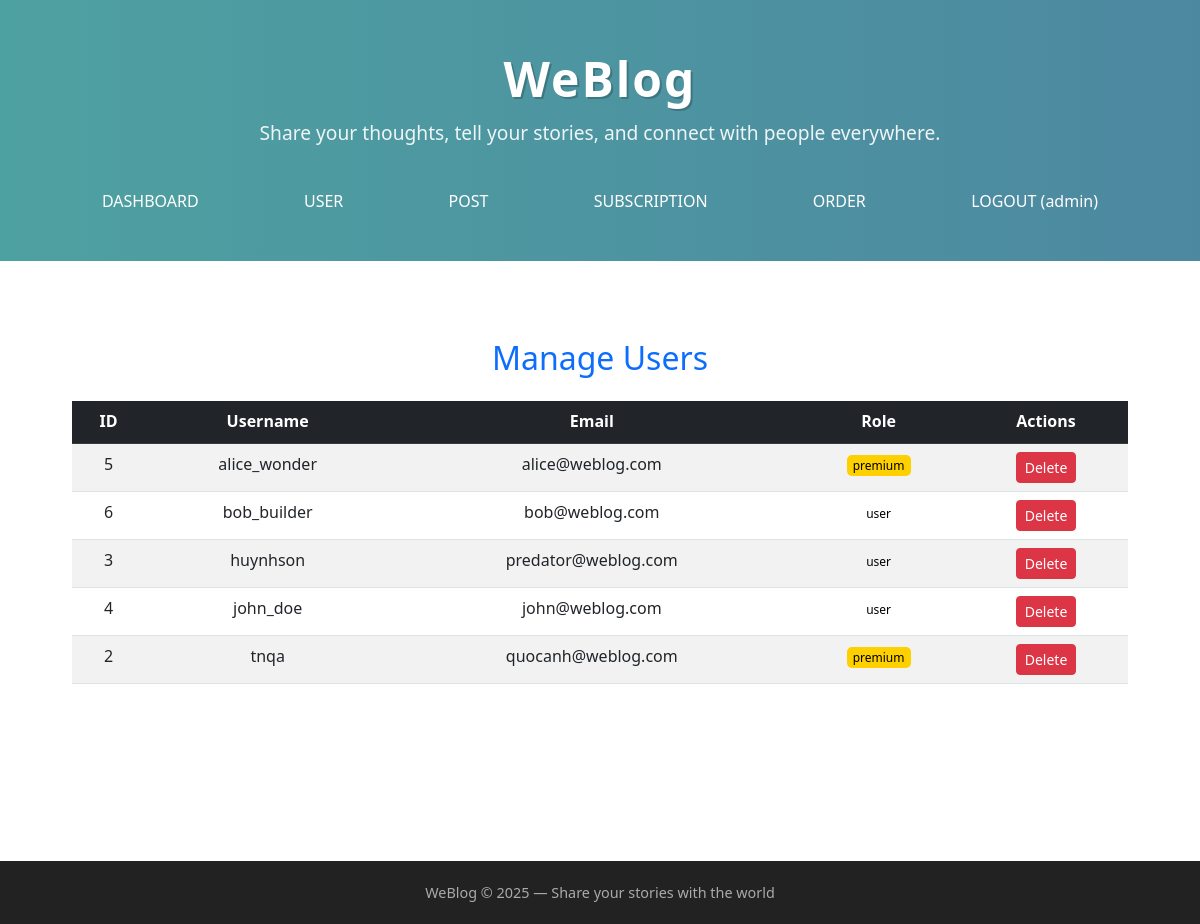
The page /admin/users.php (signed in) on the database its author committed.
### tables this page shows
CREATE TABLE users (
  id INT AUTO_INCREMENT PRIMARY KEY,
  username VARCHAR(50) UNIQUE,
  password VARCHAR(100),
  email VARCHAR(100) UNIQUE,
  role_id INT,
  bio TEXT,
  avatar_path VARCHAR(255), 
  created_at DATETIME DEFAULT CURRENT_TIMESTAMP,
  FOREIGN KEY (role_id) REFERENCES roles(id) ON DELETE SET NULL
);

CREATE TABLE roles (
  id INT AUTO_INCREMENT PRIMARY KEY,
  name VARCHAR(50) UNIQUE NOT NULL
);

### admin/users.php (the view, shortened to what this page needs)
<?php
include '../includes/header.php';
$current_user = $_SESSION['username'];
$sql = "SELECT users.id, users.username, users.email, roles.name
        FROM users
        JOIN roles ON users.role_id = roles.id
        WHERE users.username != ?
        ORDER BY users.username ASC";
$stmt = $conn->prepare($sql);
$stmt->bind_param("s", $current_user);
$stmt->execute();
$result = $stmt->get_result();
?>
<link rel="stylesheet" href="https://cdn.jsdelivr.net/npm/bootstrap@5.3.0/dist/css/bootstrap.min.css">
<link rel="stylesheet" href="../assets/css/style.css">
<link rel="stylesheet" href="../assets/css/admin.css">
<div class="container mt-5">
    <h2 class="text-center text-primary mb-4">Manage Users</h2>
    <div class="table-responsive">
        <table class="table table-striped table-hover">
            <thead class="table-dark">
                <tr>
                    <th>ID</th>
                    <th>Username</th>
                    <th>Email</th>
                    <th>Role</th>
                    <th>Actions</th>
                </tr>
            </thead>
            <tbody>
                <?php while ($row = $result->fetch_assoc()) { ?>
                    <tr>
                        <td><?php echo htmlspecialchars($row['id']); ?></td>
                        <td><?php echo htmlspecialchars($row['username']); ?></td>
                        <td><?php echo htmlspecialchars($row['email']); ?></td>
                        <td>
                            <span class="<?php echo htmlspecialchars($row['name']); ?>">
                                <?php echo htmlspecialchars($row['name']); ?>
                            </span>
                        </td>
                        <td>
                            <a href="delete_user.php?id=<?php echo urlencode($row['id']); ?>"
                               class="btn btn-danger btn-sm"
                               onclick="return confirm('Are you sure?');">Delete</a>
                        </td>
                    </tr>
                <?php } ?>
            </tbody>
        </table>
    </div>
</div>
<?php include '../includes/footer.php'; ?>

### assets/css/style.css (style rules this page uses)
* { margin: 0; padding: 0; box-sizing: border-box; }
body { font-family: 'Segoe UI', Tahoma, Geneva, Verdana, sans-serif; line-height: 1.6; }
.container { width: 90%; max-width: 1100px; margin: auto; text-align: center; }

### assets/css/admin.css (style rules this page uses)
.premium { background: #ffd000; color: #000; padding: 2px 6px; border-radius: 5px; font-size: 12px; }
.user { color: #000; padding: 2px 6px; border-radius: 5px; font-size: 12px; }

### rows shown on the page
users: id "5", username "alice_wonder", email "alice@weblog.com", role.name "premium"
users: id "6", username "bob_builder", email "bob@weblog.com", role.name "user"
users: id "3", username "huynhson", email "predator@weblog.com", role.name "user"
users: id "4", username "john_doe", email "john@weblog.com", role.name "user"
users: id "2", username "tnqa", email "quocanh@weblog.com", role.name "premium"

### other values the page prints
$_SESSION['username'] "admin"
